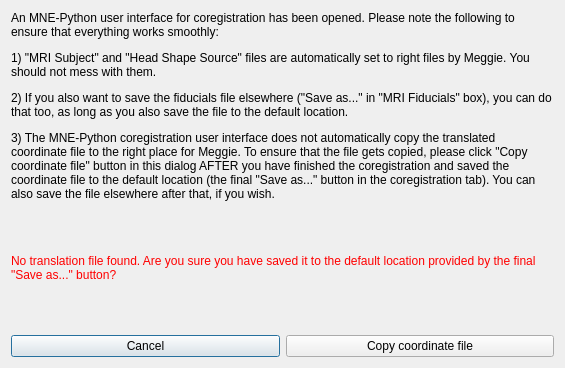
<?xml version="1.0" encoding="UTF-8"?>
<ui version="4.0">
 <class>DialogHoldCoregistration</class>
 <widget class="QDialog" name="DialogHoldCoregistration">
  <property name="geometry">
   <rect>
    <x>0</x>
    <y>0</y>
    <width>565</width>
    <height>368</height>
   </rect>
  </property>
  <property name="windowTitle">
   <string>Coregistering with MNE-Python coregistration gui</string>
  </property>
  <layout class="QFormLayout" name="formLayout">
   <item row="0" column="0" colspan="2">
    <widget class="QLabel" name="labelCoregInfo">
     <property name="text">
      <string>&lt;html&gt;&lt;head/&gt;&lt;body&gt;&lt;p&gt;An MNE-Python user interface for coregistration has been opened. Please note the following to ensure that everything works smoothly:&lt;/p&gt;&lt;p&gt;1) &amp;quot;MRI Subject&amp;quot; and &amp;quot;Head Shape Source&amp;quot; files are automatically set to right files by Meggie. You should not mess with them.&lt;/p&gt;&lt;p&gt;2) If you also want to save the fiducials file elsewhere (&amp;quot;Save as...&amp;quot; in &amp;quot;MRI Fiducials&amp;quot; box), you can do that too, as long as you also save the file to the default location.&lt;/p&gt;&lt;p&gt;3) The MNE-Python coregistration user interface does not automatically copy the translated coordinate file to the right place for Meggie. To ensure that the file gets copied, please click &amp;quot;Copy coordinate file&amp;quot; button in this dialog AFTER you have finished the coregistration and saved the coordinate file to the default location (the final &amp;quot;Save as...&amp;quot; button in the coregistration tab). You can also save the file elsewhere after that, if you wish.&lt;/p&gt;&lt;/body&gt;&lt;/html&gt;</string>
     </property>
     <property name="wordWrap">
      <bool>true</bool>
     </property>
    </widget>
   </item>
   <item row="4" column="0" colspan="2">
    <layout class="QHBoxLayout" name="horizontalLayout">
     <item>
      <widget class="QPushButton" name="pushButtonCancel">
       <property name="text">
        <string>Cancel</string>
       </property>
      </widget>
     </item>
     <item>
      <widget class="QPushButton" name="pushButtonCopy">
       <property name="text">
        <string>Copy coordinate file</string>
       </property>
      </widget>
     </item>
    </layout>
   </item>
   <item row="1" column="0">
    <spacer name="verticalSpacer">
     <property name="orientation">
      <enum>Qt::Vertical</enum>
     </property>
     <property name="sizeHint" stdset="0">
      <size>
       <width>20</width>
       <height>40</height>
      </size>
     </property>
    </spacer>
   </item>
   <item row="3" column="0">
    <spacer name="verticalSpacer_2">
     <property name="orientation">
      <enum>Qt::Vertical</enum>
     </property>
     <property name="sizeHint" stdset="0">
      <size>
       <width>20</width>
       <height>40</height>
      </size>
     </property>
    </spacer>
   </item>
   <item row="2" column="0" colspan="2">
    <widget class="QLabel" name="labelTransFileWarning">
     <property name="enabled">
      <bool>true</bool>
     </property>
     <property name="text">
      <string>&lt;html&gt;&lt;head/&gt;&lt;body&gt;&lt;p&gt;&lt;span style=&quot; color:#ff0000;&quot;&gt;No translation file found. Are you sure you have saved it to the default location provided by the final &amp;quot;Save as...&amp;quot; button?&lt;/span&gt;&lt;/p&gt;&lt;/body&gt;&lt;/html&gt;</string>
     </property>
     <property name="wordWrap">
      <bool>true</bool>
     </property>
    </widget>
   </item>
  </layout>
 </widget>
 <resources/>
 <connections/>
</ui>
